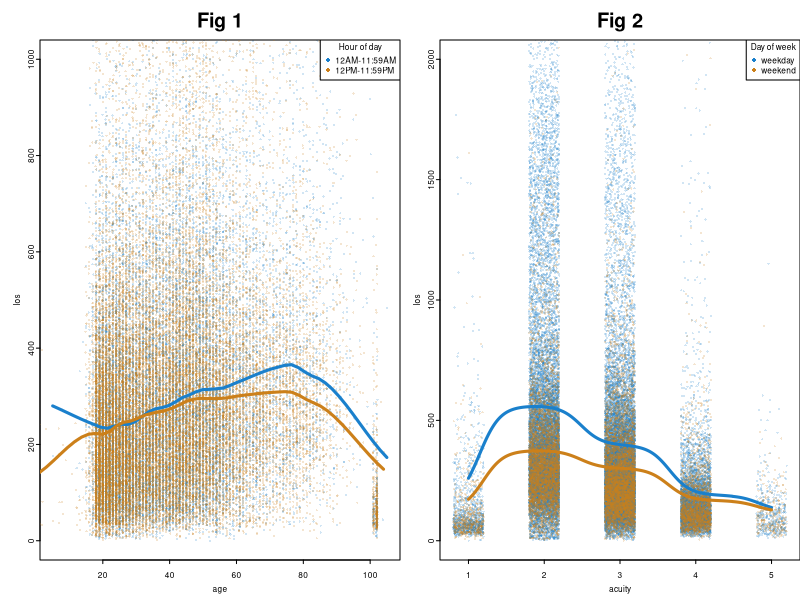
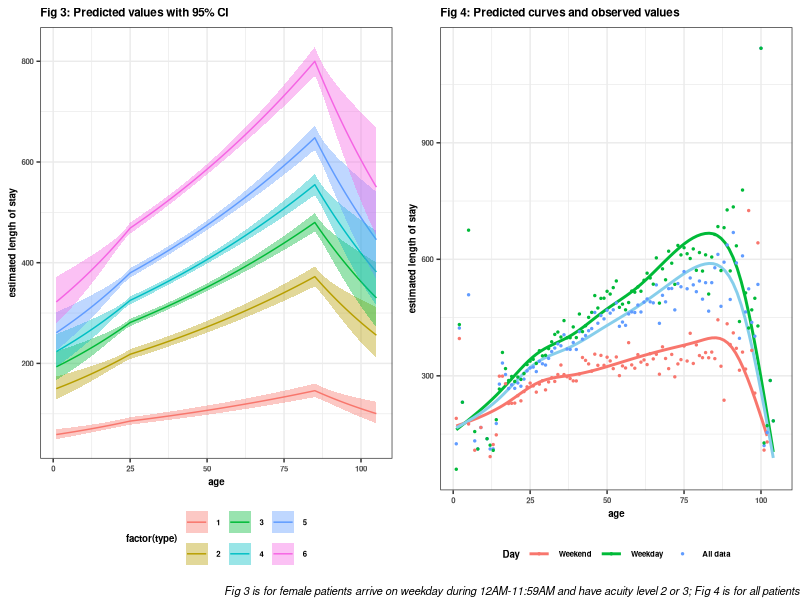
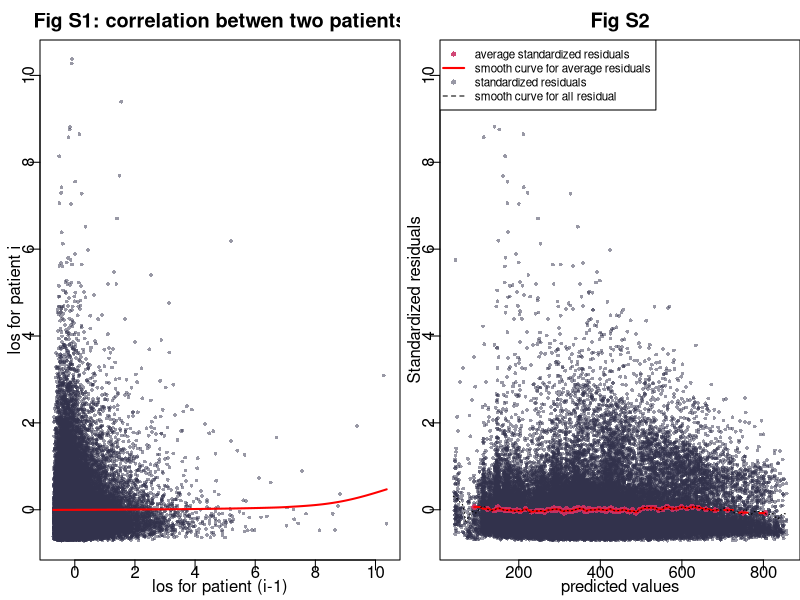
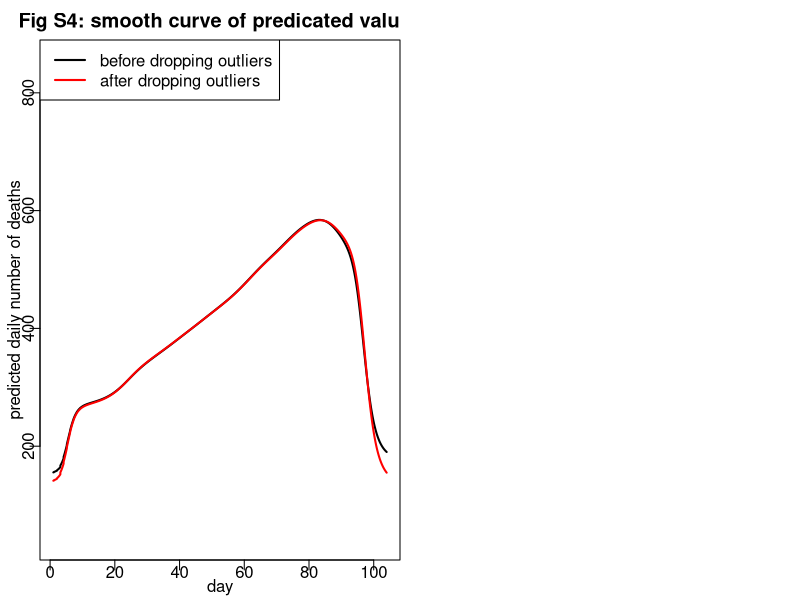

The R source for these figures, in order: (Note: a time limit stopped this script after it produced the figures.)
## ---- chunk 1
options(digits=2)
library(ggplot2)
library(splines)
library(plyr)
library(lmtest)
library(grid)
library(gridExtra)
library(mice)
library(MASS)
library(xtable)
library(boot)
## ---- chunk 2
#explore data 
data<-read.csv("2016_comp_dap.csv")
#nrow(data): 50764
#sum(is.na(data$key)): 9642 n/a in key

data$week<-data$weekd-1
data$week<-ifelse(data$week==0,7,data$week)
data$age_sp1<-ifelse(data$age<=25,0,data$age-25)
data$age_sp2<-ifelse(data$age<=85,0,data$age-85)
data$weekday<-ifelse(data$week<=5,1,0)
data$acu23<-ifelse(data$acuity==2|data$acuity==3,1,0)
data$prenoon<-ifelse(data$tod<12,1,0)
data$key<-as.character(data$key)
data$key<-ifelse(data$key=="a & d","ad",data$key)
data$key<-ifelse(data$key=="chest pain","chestpain",data$key)

#key
#countk<-count(data,'key')
#countk<-as.data.frame(countk)
#head(countk)
#keyname<-countk$key
#meanlos<-rep(NA,nrow(countk))
#medianlos<-rep(NA,nrow(countk))
#for (i in 1:nrow(countk)){
#  meanlos[i]<-mean(subset(data,data$key==keyname[i])$los)
#  medianlos[i]<-median(subset(data,data$key==keyname[i])$los)
#}
#countk$meanlos<-meanlos
#countk$type<-ceiling(countk$meanlos/100)
#countk$type<-ifelse(countk$type>6,6,countk$type)
#write.csv(countk,file="key.csv")
#for (i in 1:nrow(data)){
#  data$type[i]<-countk$type[which(countk$key %in% data$key[i])]
#}
#data<-data[,-7]
#imdata <-mice(data, m=5,printFlag = FALSE)
#imm<-matrix(NA,nrow=nrow(data),ncol=5)
#for(i in 1:5){
#  imm[,i]<-complete(imdata,i)$type
#}
#imtype<-round(apply(imm,1,mean))
#data$type<-imtype
#data<-data[,-c(1,2,3,8)]
#data$gender<-ifelse(data$gender=="U",NA,data$gender)  #gender==1 female
#data$gender<-ifelse(data$gender==2,0,data$gender)
#data<-data[complete.cases(data),]
#write.csv(data1,"newdata.csv")
#write.csv(countk,"keycategory.csv")
## ---- chunk 3

# tod ??? ns(tod,7) change to prenoon
#plot(data$tod,data$los,cex=0.4,pch=16,col=rgb(0.5,0.5,0.5,0.4))
#lines(ksmooth(data$tod,data$los,kernel="normal",bandwidth = 3),col=2,lwd=2)
#fig.tod <- ggplot(data, aes(x=factor(tod), y=los)) + theme(legend.position="bottom") +geom_point(size=0.1,alpha=0.4)+theme_bw()+geom_boxplot()+ylim(0,600)
#fig.tod

# acuity ?  factor
#fig.acu <- ggplot(data, aes(x=factor(acu), y=los)) + theme(legend.position="bottom") +geom_point(size=0.1,alpha=0.4)+theme_bw()+geom_boxplot()
#plot(data$acuity,data$los,cex=0.4,pch=16,col=rgb(0.5,0.5,0.5,0.4),ylim=c(0,800))
#lines(ksmooth(data$acuity,data$los,kernel="normal",bandwidth = 1))
 #acuity:prenoon
#fig.acu_prenoon <- ggplot(data, aes(x=factor(acu), y=los,group=prenoon,colour=factor(prenoon))) + theme(legend.position="bottom") +geom_point(size=0.1,alpha=0.4)+theme_bw()+stat_smooth(method="loess",alpha=0,size=0.5,span=2)
#fig.acu_prenoon
 #acuity:weekday **
fig.acu_weekday <- ggplot(data, aes(x=factor(acuity), y=los,group=weekday,colour=factor(weekday))) + ylim(0,2000) +geom_jitter(size=0.1,alpha=0.2)+theme_bw()+stat_smooth(alpha=0,size=1.2)+scale_color_discrete(name="Day of the week",labels=c("weekend","weekday"))+theme(legend.position="bottom")+theme(text = element_text(size=7,face="bold"))+ggtitle("Fig 2")+xlab("acu")
#fig.acu_weekday

#gender-acuity ** acuity=1,2,5
#fig.acu_gender <- ggplot(data, aes(x=acu, y=los,group=gender,colour=factor(gender))) + theme(legend.position="bottom") +geom_point(size=0.1,alpha=0.4)+theme_bw()+stat_smooth(method="loess",alpha=0,size=0.5,span=2)
#fig.acu_gender

# week *** F6,Sa7,Su1 small ???"natural spline"" or "dummy variable", M is large
#fig.week <- ggplot(data, aes(factor(week), y=los)) + theme(legend.position="bottom") +geom_point(size=0.1,alpha=0.4)+theme_bw()+geom_boxplot()
#fig.week
#plot(data$week,data$los,cex=0.4,pch=16,col=rgb(0.5,0.5,0.5,0.4),ylim=c(0,800))
#lines(ksmooth(data$week,data$los,kernel="normal",bandwidth = 1),col=2,lwd=2)

# age knots= 30,60 linear spline
#fig.age <- ggplot(data, aes(age, los)) + theme(legend.position="bottom") +geom_point(size=0.1,alpha=0.4)+stat_smooth(method="loess",alpha=0,size=1.5,span=2)

 #age:acuity 
#fig.age_acuity <- ggplot(data, aes(x=age, y=los,group=acuity,colour=factor(acuity))) + theme(legend.position="bottom")+ylim(0,1000) +geom_point(size=0.1,alpha=0.4)+theme_bw()+stat_smooth(method="loess",alpha=0,size=1,span=1)

#age:weekday *
fig.age_weekday <- ggplot(data, aes(x=age, y=los,group=weekday,colour=factor(weekday))) +ylim(0,1000) +geom_jitter(size=0.1,alpha=0.2)+theme_bw()+stat_smooth(alpha=0,size=1.5)+scale_color_discrete(name="Day of week",labels=c("weekend","weekday"))+theme(legend.position="bottom")+theme(text = element_text(size=7,face="bold"))
#fig.age_weekday

 #age:prenoon **
fig.age_prenoon <- ggplot(data, aes(x=age, y=los,group=prenoon,colour=factor(prenoon)))+ylim(0,1000) +geom_jitter(size=0.1,alpha=0.2)+theme_bw()+stat_smooth(alpha=0,size=1.2)+ggtitle("Fig 1")+theme(text = element_text(size=7,face="bold"))+scale_color_discrete(name="Hour of day",labels=c("[12PM-11:59PM]","12AM-11:59AM"))+theme(legend.position="bottom")
#fig.age_prenoon

 #age:gender  ***
fig.age_gender <- ggplot(data, aes(x=age, y=los,group=gender,colour=factor(gender)))+geom_jitter(size=0.1,alpha=0.2)+theme_bw()+stat_smooth(alpha=0,size=1.5)+scale_color_discrete(name="Gender",labels=c("Male","Female"))+theme(legend.position="bottom")+ylim(0,1000)+theme(text = element_text(size=7,face="bold"))
#fig.age_gender
 
 #gender-week
#fig.week_gender <- ggplot(data, aes(x=week, y=los,group=gender,colour=factor(gender))) + theme(legend.position="bottom") +geom_point(size=0.1,alpha=0.4)+theme_bw()+stat_smooth(method="loess",alpha=0,size=1,span=1)
 #gender-acuity ** acuity=1,2,5
#fig.acuity_gender <- ggplot(data, aes(x=acuity, y=los,group=gender,colour=factor(gender))) + theme(legend.position="bottom") +geom_point(size=0.1,alpha=0.4)+theme_bw()+stat_smooth(method="loess",alpha=0,size=0.5,span=2)

## ---- chunk 4
par(mar=c(2,2,2,0),mgp=c(0.8,0.1,0),fin=c(1,1.5))
layout(matrix(c(1,2),nrow=1,ncol=2,byrow=T))
#Fig 1
prndata<-data[data$prenoon==1,]
afndata<-data[data$prenoon!=1,]
plot(jitter(prndata$age),prndata$los,cex=0.3,pch=16,col=rgb(0.1,0.5,0.8,0.2),
     main="Fig 1",xlab="age",ylab="los",ylim=c(0,1000),cex.lab=0.5,yaxt="n",xaxt="n")
axis(1,cex.axis=0.5,tck=-.01)
axis(2,cex.axis=0.5,tck=-.01)
points(jitter(afndata$age),afndata$los,cex=0.3,pch=16,col=rgb(0.8,0.5,0.1,0.2))
lines(loess.smooth(prndata$age,prndata$los,span=0.2),col=rgb(0.1,0.5,0.8),lwd=3)
lines(loess.smooth(afndata$age,afndata$los,span=0.2),col=rgb(0.8,0.5,0.1),lwd=3)
legend("topright",col=c(rgb(0.1,0.5,0.8),rgb(0.8,0.5,0.1)),legend = c("12AM-11:59AM","12PM-11:59PM"),title = "Hour of day",pch=16,cex=0.5)

#Fig 2
weekdata<-data[data$weekday==1,]
wenddata<-data[data$weekday!=1,]
plot(jitter(weekdata$acuity),weekdata$los,cex=0.3,pch=16,col=rgb(0.1,0.5,0.8,0.2),
     main="Fig 2",xlab="acuity",ylab="los",ylim=c(0,2000),cex.lab=0.5,yaxt="n",xaxt="n")
axis(1,cex.axis=0.5,tck=-.01)
axis(2,cex.axis=0.5,tck=-.01)
points(jitter(wenddata$acuity),wenddata$los,cex=0.3,pch=16,col=rgb(0.8,0.5,0.1,0.2))
lines(ksmooth(weekdata$acuity,weekdata$los,kernel="normal",bandwidth = 1),col=rgb(0.1,0.5,0.8),lwd=3)
lines(ksmooth(wenddata$acuity,wenddata$los,kernel="normal",bandwidth = 1),col=rgb(0.8,0.5,0.1),lwd=3)
legend("topright",col=c(rgb(0.1,0.5,0.8),rgb(0.8,0.5,0.1)),legend = c("weekday","weekend"),title = "Day of week",pch=16,cex=0.5)
data<-read.csv("newdata.csv")
data<-data[,-1]
for (i in 2:6){
  data[,(10+i)]<-ifelse(data$type==i,1,0)
}
colnames(data)[12:16]<-c("t2","t3","t4","t5","t6")
## ---- chunk 5
fit1<-glm.nb(los~(age+age_sp1+age_sp2)*(acu23+gender+weekday+prenoon)+acu23*(gender+weekday+prenoon)+ gender*(weekday+prenoon)+ weekday*prenoon + factor(type) , data=data)
#summary(fit1)

fit0<-glm.nb(los~age*(acu23+gender+weekday+prenoon)+acu23*(gender+weekday+prenoon)+ gender*(weekday+prenoon)+ weekday*prenoon + factor(type) ,data=data)
lrtage<-lrtest(fit0,fit1)
page<-lrtage$`Pr(>Chisq)`[2]

#gender:weekday
#fit2<-glm.nb(los~(age+age_sp1+age_sp2)*(acu23+gender+weekday+prenoon)+acu23*(gender+weekday+prenoon)+ gender*prenoon+ weekday*prenoon + factor(type) , data=data)
#lrtest(fit2,fit1)
#summary(fit2)

#age:weekday
#fit3<-glm.nb(los~age*(acu23+gender+prenoon)+(age_sp1+age_sp2)*(acu23+gender+weekday+prenoon)+acu23*(gender+weekday+prenoon)+ gender*prenoon+ weekday*prenoon + factor(type), data=data)
#lrtest(fit3,fit2)
#summary(fit3)
#acu23:gender
#fit4<-glm.nb(los~age*(acu23+gender+prenoon)+(age_sp1+age_sp2)*(acu23+gender+weekday+prenoon)+acu23*(weekday+prenoon)+ gender*prenoon+ weekday*prenoon + factor(type), data=data)
#lrtest(fit4,fit3)
#summary(fit4)
#age_sp2:prenoon
#fit5<-glm.nb(los~age*(acu23+gender+prenoon)+age_sp1*(acu23+gender+weekday+prenoon)+age_sp2*(acu23+gender+weekday)+acu23*(weekday+prenoon)+ gender*prenoon+ weekday*prenoon + factor(type), data=data)
#lrtest(fit5,fit4)
#summary(fit5)
#gender:prenoon
#fit6<-glm.nb(los~age*(acu23+gender+prenoon)+age_sp1*(acu23+gender+weekday+prenoon)+age_sp2*(acu23+gender+weekday)+acu23*(weekday+prenoon)+ weekday*prenoon + factor(type), data=data)
#lrtest(fit6,fit5)
#summary(fit6)
#age_sp1:gender
#fit7<-glm.nb(los~age*(acu23+gender+prenoon)+age_sp1*(acu23+weekday+prenoon)+age_sp2*(acu23+gender+weekday)+acu23*(weekday+prenoon)+ weekday*prenoon + factor(type), data=data)
#lrtest(fit7,fit6)
#summary(fit7)
#age:gender
#fit8<-glm.nb(los~age*(acu23+prenoon)+age_sp1*(acu23+weekday+prenoon)+age_sp2*(acu23+gender+weekday)+acu23*(weekday+prenoon)+ weekday*prenoon + factor(type), data=data)
#lrtest(fit8,fit7)
#summary(fit8)
## ---- chunk 6
#acu23:prenoon
fit9<-glm.nb(los~age*(acu23+prenoon)+age_sp1*(acu23+weekday+prenoon)+age_sp2*(acu23+gender+weekday)+acu23*weekday+ weekday*prenoon + factor(type), data=data)
#lrtest(fit9,fit8)
#summary(fit9)

fit<-fit9
## ---- chunk 7
# ci for yhat
#pred<-predict.glm(fit,type="response")
#resi<-data$los-pred
#presi<-(data$los-pred)/sqrt(pred+pred^2*fit$theta)

#----------------------------------------------type:gender
age1<-rep(NA,105*6)
for(i in 1:105){
  age1[((i-1)*6+1):(i*6)]<-rep(i,6)
}
result<-data.frame()
for(i in 1:length(age1)){
  result[i,1]<-age1[i]
  result[i,2]<-ifelse(age1[i]<=25,0,age1[i]-25)
  result[i,3]<-ifelse(age1[i]<=85,0,age1[i]-85)
}

result[,4]<-rep(c(1:6),105)
result[,5:9]<-model.matrix(~as.factor(result[,4]))[,2:6]
colnames(result)<-c("age","age_sp1","age_sp2","type","type2","type3","type4","type5","type6")
result$weekday<-rep(1,nrow(result))
result$prenoon<-rep(1,nrow(result))
result$acu23<-rep(1,nrow(result))
result$gender<-rep(1,nrow(result))  ## male
#result0<-result  #
#result0$weekday<-0
#result1<-result  #
#result<-rbind(result0,result1)

inter<-rep(1,nrow(result))
X1<-data.frame(inter, result$age, result$acu23, result$prenoon, result$age_sp1, result$weekday, result$age_sp2, result$gender)
X2<-data.frame(result[,5:9])
X3<-data.frame(result$age*result$acu23, result$age*result$prenoon, result$age_sp1*result$acu23, result$age_sp1*result$weekday, result$age_sp1*result$prenoon, result$age_sp2*result$acu23, result$age_sp2*result$gender,result$age_sp2*result$weekday , result$weekday*result$acu23, result$prenoon*result$weekday)
X<-cbind(X1,X2,X3)
X<-as.matrix(X)
B<-as.matrix(coefficients(fit))
XB<-X%*%B
varxb<-X%*%vcov(fit)%*%t(X)
sexb<-sqrt(diag(varxb))
ci<-data.frame("lowerxb"=XB-2*sexb,"upperxb"=XB+2*sexb,"lowery"=exp(XB-2*sexb),"uppery"=exp(XB+2*sexb),"yhat"=exp(XB), "se"=sexb)
output<-cbind(result,ci)

#output.1<-output[output$gender==0,]
#output.2<-output[output$gender==1,]


fig.ci_type<-ggplot(output,aes(age))+geom_line(aes(y=yhat,group=type,colour=factor(type)))+geom_ribbon(aes(ymin=lowery,ymax=uppery,group=type,fill=factor(type)),alpha=0.4)+ggtitle("Fig 3: Predicted values with 95% CI")+theme_bw()+ylab("estimated length of stay")+theme(legend.position="bottom")+theme(text = element_text(size=7,face="bold"))

pred<-predict.glm(fit,type="response")
resi<-data$los-pred
presi<-(data$los-pred)/sqrt(pred+pred^2*fit$theta)
data$pred<-pred
data$presi<-presi

x<-seq(1,105)
prob<-function(data,x){
  m<-rep(NA,length(x))
  mt1<-rep(NA,length(x))
  mt0<-rep(NA,length(x))
  for(i in 1:length(x)){
    mt1[i]<-mean(data$los[data$age==x[i] &  data$weekday==1 ])
    mt0[i]<-mean(data$los[data$age==x[i] &  data$weekday==0 ])
    m[i]<-mean(data$los[data$age==x[i] ])
  }
  obser1<-data.frame("age"=x,"meanlos"=m,"weekday"=2)
  obser2<-data.frame("age"=x,"meanlos"=mt1,"weekday"=1)
  obser3<-data.frame("age"=x,"meanlos"=mt0,"weekday"=0)
  obser<-rbind(obser1,obser2,obser3)
  return(obser)
}
obser<-prob(data,x)

fig.weekday<-ggplot(data,aes(age))+stat_smooth(aes(y=pred,group=weekday,colour=factor(weekday)),alpha=0)+
stat_smooth(aes(y=pred,group=NA),col="sky blue",alpha=0)+geom_point(data=obser,aes(age,meanlos,group=weekday,color=factor(weekday)),size=0.5)+
ggtitle("Fig 4: Predicted curves and observed values")+theme_bw()+ylab("estimated length of stay")+theme(legend.position="bottom")+theme(text = element_text(size=7,face="bold"))+
scale_color_discrete(name="Day",labels=c("Weekend","Weekday","All data"))

grid.arrange(fig.ci_type,fig.weekday,nrow=1,bottom = textGrob("Fig 3 is for female patients arrive on weekday during 12AM-11:59AM and have acuity level 2 or 3; Fig 4 is for all patients", gp = gpar(fontface=3, fontsize=8),hjust=1, x=1))

calci<-function(age,type,gender,weekday,prenoon,acu23){
  age_sp1<-ifelse(age<=25,0,age-25)
  age_sp2<-ifelse(age<=85,0,age-85)
  X1<-data.frame(1, age, acu23, prenoon, age_sp1, weekday, age_sp2, gender)
  X2<-data.frame(result[type,5:9]) #type
  X3<-data.frame(age*acu23, age*prenoon, age_sp1*acu23, age_sp1*weekday, age_sp1*prenoon, age_sp2*acu23, age_sp2*gender, age_sp2*weekday, weekday*acu23, prenoon*weekday)
  X<-as.matrix(cbind(X1,X2,X3))
  B<-as.matrix(coefficients(fit))
  XB<-X%*%B
  varxb<-X%*%vcov(fit)%*%t(X)
  sexb<-sqrt(diag(varxb))
  ci<-data.frame("y"=exp(XB),"l"=exp(XB-2*sexb),"u"=exp(XB+2*sexb))
  return(ci)
}

#acu23=1
# weekday=1          #    weekday=0
#prenoon=1 prenoon=0 # prenoon=1 prenoon=0
table<-matrix(NA,ncol=12,nrow=10)
for(i in 1:10){
  table[i,]<-as.matrix(cbind(calci(i*10,4,1,1,1,1), calci(i*10,4,1,1,0,1), calci(i*10,4,1,0,1,1), calci(i*10,4,1,0,0,1)))[1,]
}
table1<-as.data.frame(table)
#xtable(table1)

#acu23=0
table<-matrix(NA,ncol=12,nrow=10)
for(i in 1:10){
  table[i,]<-as.matrix(cbind(calci(i*10,4,1,1,1,0), calci(i*10,4,1,1,0,0), calci(i*10,4,1,0,1,0), calci(i*10,4,1,0,0,0)))[1,]
}
table2<-as.data.frame(table)
#xtable(table2)

## ---- chunk 8
# predicted values
#op <- par(cex=.5)
#plot(data$age,data$los,cex=0.3,col=rgb(0.5,0.5,0.5,0.5),pch=16,xlab="age",ylab="los",main="predicted values of the poisson regression model")
#lines(ksmooth(sort(data$age),pred[order(data$age)],kernel="normal",bandwidth = 10),col=2,lwd=2)
#lines(ksmooth(sort(data$age),output$uppery[order(data$age)],kernel="normal",bandwidth = 10),col=4,lwd=2)
#points(sort(data$age),pred[order(data$age)],col=3,type="l",lwd=2)
#par(op)

 #fig.predict<- ggplot(output,aes(age,los))+ theme_bw()+geom_jitter(aes(y=los),size=0.2,alpha=0.5,colour="grey")
  
#geom_jitter(aes(y=los),size=0.1,alpha=0.5,colour="grey")+
#fig.ci<-ggplot(output,aes(x=age))+  theme_bw()+ geom_line(aes(y=uppery),colour="orange",size=0.4,alpha=0.7)+ geom_line(aes(y=lowery),,colour="orange",size=0.4,alpha=0.7)+geom_line(aes(y=yhat),size=0.4,alpha=1,colour="sky blue")+scale_color_discrete(labels=c("a","b"))+theme(legend.position="bottom")+ylab("los")+ggtitle("Fig 7: predicted values with 95% confidence interval")
#fig.ci
## ---- chunk 9
pred<-predict.glm(fit,type="response")
resi<-data$los-pred
presi<-(data$los-pred)/sqrt(pred+pred^2*fit$theta)
#plot(pred,presi)
#abline(h=0,col=2,lwd=2)
prepresi<-rep(NA,length(presi)+1)
prepresi[2:length(prepresi)]<-presi
a<-prepresi[2:length(presi)]
b<-presi[2:length(presi)]
plot(a,b,main="Fig S1: correlation betwen two patients",xlab="los for patient (i-1)",ylab="los for patient i",col=rgb(0.2,0.2,0.3,0.5),cex=0.5,pch=16)
lines(ksmooth(a,b,kernel="normal",bandwidth=5),col="red",lwd=2)
## ---- chunk 10
# average resis = 0
data$pred<-pred
data$presi<-presi
binsize<-80
meanpres<-rep(NA,binsize)
meanpred<-rep(NA,binsize)
for (i in 1:binsize){
  if(i!=binsize){
    subdata<-data[data$pred>=quantile(pred,probs=(i-1)/binsize) &
                    data$pred<quantile(pred,probs=i/binsize),]
  }
  else{
    subdata<-data[data$pred>=quantile(pred,probs=(i-1)/binsize) &
                    data$pred<=quantile(pred,probs=i/binsize),]
  }
  meanpres[i]<-mean(subdata$pres)
  meanpred[i]<-mean(subdata$pred)
}
plot(pred,presi,col=rgb(0.2,0.2,0.3,0.5),cex=0.5,pch=16,xlab="predicted values",ylab="Standardized residuals",main="Fig S2")
points(meanpred,meanpres,col=rgb(0.8,0.2,0.4,0.9),cex=0.8,pch=16)
lines(ksmooth(meanpred,meanpres,kernel="normal",bandwidth = 10),col="red",lwd=2)
lines(ksmooth(pred,presi,kernel="normal",bandwidth = 10),lty=3)
op <- par(cex=0.7)
legend("topleft",legend=c("average standardized residuals","smooth curve for average residuals","standardized residuals","smooth curve for all residual"),
       col=c(rgb(0.8,0.2,0.4,0.9),"red",rgb(0.2,0.2,0.3,0.5),"black"),pch=c(16,NA,16,NA),lty=c(NA,1,NA,2),lwd=c(NA,2,NA,1))
par(op)
## ---- chunk 11
# highly influetial points
dfit<-dffits(fit)
#plot(pred,dfit,ylab="dffits",xlab="predicted values",col=rgb(0.2,0.2,0.3,0.6),cex=0.7,pch=16,main="Fig S3: Dffits plot")
#abline(h=0.17,col=2)
#abline(h=-0.17,col=2)
## ---- chunk 12
dropdata<-data[abs(dfit)<=0.17,]
#nrow(data)-nrow(dropdata) #59
fitdrop<-glm.nb(los~age*(acu23+prenoon)+age_sp1*(acu23+weekday+prenoon)+age_sp2*(acu23+gender+weekday)+acu23*weekday+ weekday*prenoon + factor(type), data=dropdata)
preddrop<-predict.glm(fitdrop,type="response")
## ---- chunk 13
plot(data$age,pred,cex=0,main="Fig S4: smooth curve of predicated values",
     ylab="predicted daily number of deaths",xlab="day")
lines(ksmooth(data$age,pred,kernel="normal",bandwidth = 10),col="black",lwd=2)
lines(ksmooth(dropdata$age,preddrop,kernel="normal",bandwidth = 10),col="red",lwd=2)
legend("topleft",legend=c("before dropping outliers","after dropping outliers"),
       col=c("black","red"),lwd=2)
## ---- chunk 14
splitdata<-split(data,sample(rep(1:11,nrow(data)/11)))
cv.resi<-NA
cv.stresi<-NA
pred.cv<-NA
for (i in 1:11){
  test<-splitdata[[i]]
  train<-data[-c(as.numeric(row.names(test))),]
  fitnew1<-glm.nb(los~age*(acu23+prenoon)+age_sp1*(acu23+weekday+prenoon)+age_sp2*(acu23+gender+weekday)+acu23*weekday+ weekday*prenoon + factor(type), data=train)
  predrate1<-predict.glm(fitnew1,newdata=test,type="response")
  predrate.cv<-predrate1
  obserate.cv<-test$los
  pred.cv<-c(pred.cv,predrate.cv)
  cv.resi<-c(cv.resi,obserate.cv-predrate.cv)
  cv.stresi<-c(cv.stresi,(obserate.cv-predrate.cv)/sqrt(predrate.cv+predrate.cv^2*fitnew1$theta))
}
cv.resi<-cv.resi[complete.cases(cv.resi)]
par(mfrow=c(1,2))
plot(pred,presi,col=rgb(0.2,0.2,0.3,0.6),cex=0.7,pch=16,main="fitted model without cross-validation",xlab="predicted values",ylab="standardized residul")  #original
plot(pred.cv,cv.stresi,col=rgb(0.2,0.2,0.3,0.6),cex=0.7,pch=16,main="11-fold cross-validation",xlab="predicted values",ylab="standardized residul") #cv
